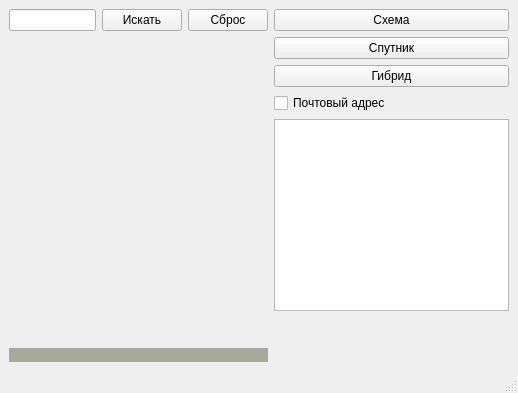
<?xml version="1.0" encoding="UTF-8"?>
<ui version="4.0">
 <class>MainWindow</class>
 <widget class="QMainWindow" name="MainWindow">
  <property name="geometry">
   <rect>
    <x>0</x>
    <y>0</y>
    <width>518</width>
    <height>393</height>
   </rect>
  </property>
  <property name="windowTitle">
   <string>Free map</string>
  </property>
  <widget class="QWidget" name="centralwidget">
   <layout class="QHBoxLayout" name="horizontalLayout_2">
    <item>
     <layout class="QVBoxLayout" name="verticalLayout_4">
      <item>
       <layout class="QHBoxLayout" name="horizontalLayout">
        <item>
         <widget class="QLineEdit" name="lineEdit"/>
        </item>
        <item>
         <widget class="QPushButton" name="btn_search">
          <property name="text">
           <string>Искать</string>
          </property>
         </widget>
        </item>
        <item>
         <widget class="QPushButton" name="btn_reset">
          <property name="text">
           <string>Сброс</string>
          </property>
         </widget>
        </item>
       </layout>
      </item>
      <item>
       <spacer name="verticalSpacer_2">
        <property name="orientation">
         <enum>Qt::Vertical</enum>
        </property>
        <property name="sizeHint" stdset="0">
         <size>
          <width>20</width>
          <height>40</height>
         </size>
        </property>
       </spacer>
      </item>
      <item>
       <widget class="QLabel" name="map">
        <property name="mouseTracking">
         <bool>false</bool>
        </property>
        <property name="tabletTracking">
         <bool>false</bool>
        </property>
        <property name="focusPolicy">
         <enum>Qt::ClickFocus</enum>
        </property>
        <property name="styleSheet">
         <string notr="true">background-color: rgb(167, 170, 155);</string>
        </property>
        <property name="text">
         <string/>
        </property>
       </widget>
      </item>
     </layout>
    </item>
    <item>
     <layout class="QVBoxLayout" name="verticalLayout_3">
      <item>
       <layout class="QVBoxLayout" name="verticalLayout">
        <item>
         <widget class="QPushButton" name="btn_scheme">
          <property name="text">
           <string>Схема</string>
          </property>
         </widget>
        </item>
        <item>
         <widget class="QPushButton" name="btn_satellite">
          <property name="text">
           <string>Спутник</string>
          </property>
         </widget>
        </item>
        <item>
         <widget class="QPushButton" name="btn_hybrid">
          <property name="text">
           <string>Гибрид</string>
          </property>
         </widget>
        </item>
       </layout>
      </item>
      <item>
       <layout class="QVBoxLayout" name="verticalLayout_2">
        <item>
         <widget class="QCheckBox" name="cb_post">
          <property name="text">
           <string>Почтовый адрес</string>
          </property>
         </widget>
        </item>
        <item>
         <widget class="QTextEdit" name="object_data">
          <property name="readOnly">
           <bool>true</bool>
          </property>
         </widget>
        </item>
        <item>
         <spacer name="verticalSpacer">
          <property name="orientation">
           <enum>Qt::Vertical</enum>
          </property>
          <property name="sizeHint" stdset="0">
           <size>
            <width>20</width>
            <height>40</height>
           </size>
          </property>
         </spacer>
        </item>
       </layout>
      </item>
     </layout>
    </item>
   </layout>
  </widget>
  <widget class="QStatusBar" name="statusbar"/>
 </widget>
 <resources/>
 <connections/>
</ui>
